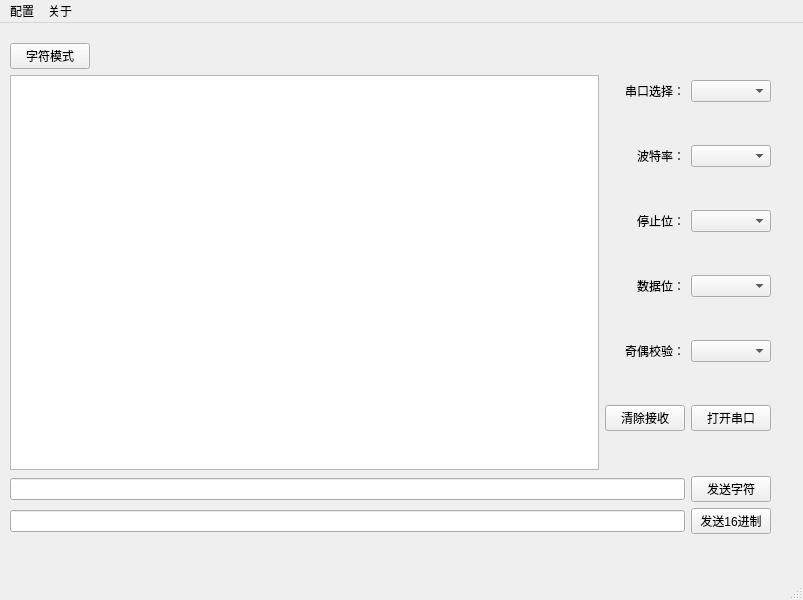
<?xml version="1.0" encoding="UTF-8"?>
<ui version="4.0">
 <class>MainWindow</class>
 <widget class="QMainWindow" name="MainWindow">
  <property name="geometry">
   <rect>
    <x>0</x>
    <y>0</y>
    <width>803</width>
    <height>600</height>
   </rect>
  </property>
  <property name="minimumSize">
   <size>
    <width>800</width>
    <height>600</height>
   </size>
  </property>
  <property name="windowTitle">
   <string>端口读写</string>
  </property>
  <property name="windowIcon">
   <iconset resource="qrc.qrc">
    <normaloff>:/img/icon64.ico</normaloff>:/img/icon64.ico</iconset>
  </property>
  <property name="iconSize">
   <size>
    <width>32</width>
    <height>32</height>
   </size>
  </property>
  <widget class="QWidget" name="centralWidget">
   <widget class="QWidget" name="verticalLayoutWidget_2">
    <property name="geometry">
     <rect>
      <x>0</x>
      <y>10</y>
      <width>781</width>
      <height>511</height>
     </rect>
    </property>
    <layout class="QVBoxLayout" name="verticalLayout_2" stretch="0,0">
     <property name="sizeConstraint">
      <enum>QLayout::SetDefaultConstraint</enum>
     </property>
     <property name="leftMargin">
      <number>10</number>
     </property>
     <property name="topMargin">
      <number>10</number>
     </property>
     <property name="rightMargin">
      <number>10</number>
     </property>
     <property name="bottomMargin">
      <number>10</number>
     </property>
     <item>
      <layout class="QHBoxLayout" name="horizontalLayout_2">
       <item>
        <layout class="QVBoxLayout" name="verticalLayout">
         <item>
          <layout class="QHBoxLayout" name="horizontalLayout">
           <item>
            <widget class="QPushButton" name="pushButton_mode">
             <property name="text">
              <string>字符模式</string>
             </property>
            </widget>
           </item>
           <item>
            <spacer name="horizontalSpacer">
             <property name="orientation">
              <enum>Qt::Horizontal</enum>
             </property>
             <property name="sizeHint" stdset="0">
              <size>
               <width>40</width>
               <height>20</height>
              </size>
             </property>
            </spacer>
           </item>
          </layout>
         </item>
         <item>
          <widget class="QPlainTextEdit" name="plainTextEdit_recv">
           <property name="readOnly">
            <bool>true</bool>
           </property>
          </widget>
         </item>
        </layout>
       </item>
       <item>
        <layout class="QGridLayout" name="gridLayout">
         <item row="1" column="0">
          <widget class="QLabel" name="label_2">
           <property name="text">
            <string>波特率：</string>
           </property>
           <property name="alignment">
            <set>Qt::AlignRight|Qt::AlignTrailing|Qt::AlignVCenter</set>
           </property>
          </widget>
         </item>
         <item row="3" column="0">
          <widget class="QLabel" name="label_4">
           <property name="text">
            <string>数据位：</string>
           </property>
           <property name="alignment">
            <set>Qt::AlignRight|Qt::AlignTrailing|Qt::AlignVCenter</set>
           </property>
          </widget>
         </item>
         <item row="0" column="1">
          <widget class="QComboBox" name="comboBox_COMx"/>
         </item>
         <item row="3" column="1">
          <widget class="QComboBox" name="comboBox_DataBits"/>
         </item>
         <item row="2" column="1">
          <widget class="QComboBox" name="comboBox_StopBits"/>
         </item>
         <item row="4" column="0">
          <widget class="QLabel" name="label_5">
           <property name="text">
            <string>奇偶校验：</string>
           </property>
           <property name="alignment">
            <set>Qt::AlignRight|Qt::AlignTrailing|Qt::AlignVCenter</set>
           </property>
          </widget>
         </item>
         <item row="2" column="0">
          <widget class="QLabel" name="label_3">
           <property name="text">
            <string>停止位：</string>
           </property>
           <property name="alignment">
            <set>Qt::AlignRight|Qt::AlignTrailing|Qt::AlignVCenter</set>
           </property>
          </widget>
         </item>
         <item row="0" column="0">
          <widget class="QLabel" name="label">
           <property name="layoutDirection">
            <enum>Qt::LeftToRight</enum>
           </property>
           <property name="text">
            <string>串口选择：</string>
           </property>
           <property name="alignment">
            <set>Qt::AlignRight|Qt::AlignTrailing|Qt::AlignVCenter</set>
           </property>
          </widget>
         </item>
         <item row="1" column="1">
          <widget class="QComboBox" name="comboBox_Baud"/>
         </item>
         <item row="5" column="1">
          <widget class="QPushButton" name="pushButton_open">
           <property name="text">
            <string>打开串口</string>
           </property>
          </widget>
         </item>
         <item row="5" column="0">
          <widget class="QPushButton" name="pushButton_clear">
           <property name="text">
            <string>清除接收</string>
           </property>
          </widget>
         </item>
         <item row="4" column="1">
          <widget class="QComboBox" name="comboBox_Parity"/>
         </item>
        </layout>
       </item>
      </layout>
     </item>
     <item>
      <layout class="QGridLayout" name="gridLayout_2">
       <item row="0" column="0">
        <widget class="QLineEdit" name="lineEdit_send">
         <property name="text">
          <string/>
         </property>
        </widget>
       </item>
       <item row="0" column="1">
        <widget class="QPushButton" name="pushButton_send">
         <property name="text">
          <string>发送字符</string>
         </property>
        </widget>
       </item>
       <item row="1" column="0">
        <widget class="QLineEdit" name="lineEdit_send_16">
         <property name="inputMethodHints">
          <set>Qt::ImhNone</set>
         </property>
         <property name="text">
          <string/>
         </property>
        </widget>
       </item>
       <item row="1" column="1">
        <widget class="QPushButton" name="pushButton_send_16">
         <property name="text">
          <string>发送16进制</string>
         </property>
        </widget>
       </item>
      </layout>
     </item>
    </layout>
   </widget>
  </widget>
  <widget class="QMenuBar" name="menuBar">
   <property name="geometry">
    <rect>
     <x>0</x>
     <y>0</y>
     <width>803</width>
     <height>26</height>
    </rect>
   </property>
   <widget class="QMenu" name="menu_conf">
    <property name="title">
     <string>配置</string>
    </property>
    <addaction name="action_addbaud"/>
   </widget>
   <widget class="QMenu" name="menu_about">
    <property name="title">
     <string>关于</string>
    </property>
    <addaction name="actiongithub"/>
    <addaction name="actionhelp"/>
   </widget>
   <addaction name="menu_conf"/>
   <addaction name="menu_about"/>
  </widget>
  <widget class="QStatusBar" name="statusBar"/>
  <action name="action_addbaud">
   <property name="icon">
    <iconset resource="qrc.qrc">
     <normaloff>:/img/conf3.ico</normaloff>:/img/conf3.ico</iconset>
   </property>
   <property name="text">
    <string>添加波特率</string>
   </property>
  </action>
  <action name="actiongithub">
   <property name="icon">
    <iconset resource="qrc.qrc">
     <normaloff>:/img/github.ico</normaloff>:/img/github.ico</iconset>
   </property>
   <property name="text">
    <string>github获取</string>
   </property>
  </action>
  <action name="actionhelp">
   <property name="icon">
    <iconset resource="qrc.qrc">
     <normaloff>:/img/help.ico</normaloff>:/img/help.ico</iconset>
   </property>
   <property name="text">
    <string>在线帮助</string>
   </property>
  </action>
 </widget>
 <layoutdefault spacing="6" margin="11"/>
 <resources>
  <include location="qrc.qrc"/>
 </resources>
 <connections/>
</ui>
